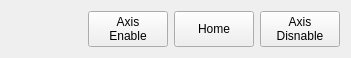
   <widget class="QWidget" name="layoutWidget">
    <property name="geometry">
     <rect>
      <x>30</x>
      <y>100</y>
      <width>351</width>
      <height>41</height>
     </rect>
    </property>
    <layout class="QHBoxLayout" name="horizontalLayout">
     <item>
      <spacer name="horizontalSpacer">
       <property name="orientation">
        <enum>Qt::Horizontal</enum>
       </property>
       <property name="sizeHint" stdset="0">
        <size>
         <width>88</width>
         <height>20</height>
        </size>
       </property>
      </spacer>
     </item>
     <item>
      <widget class="QPushButton" name="pushButton_tz_axis_enable">
       <property name="text">
        <string>Axis
Enable</string>
       </property>
      </widget>
     </item>
     <item>
      <widget class="QPushButton" name="pushButton_tz_home">
       <property name="sizePolicy">
        <sizepolicy hsizetype="Minimum" vsizetype="Minimum">
         <horstretch>0</horstretch>
         <verstretch>0</verstretch>
        </sizepolicy>
       </property>
       <property name="text">
        <string>Home</string>
       </property>
      </widget>
     </item>
     <item>
      <widget class="QPushButton" name="pushButton_tz_axis_disable">
       <property name="sizePolicy">
        <sizepolicy hsizetype="Minimum" vsizetype="Minimum">
         <horstretch>0</horstretch>
         <verstretch>0</verstretch>
        </sizepolicy>
       </property>
       <property name="text">
        <string>Axis
Disnable</string>
       </property>
      </widget>
     </item>
    </layout>
   </widget>
